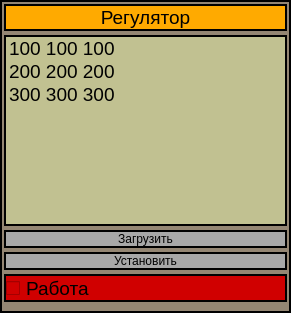
<?xml version="1.0" encoding="UTF-8"?>
<ui version="4.0">
 <class>PIDWIndow</class>
 <widget class="QWidget" name="PIDWIndow">
  <property name="geometry">
   <rect>
    <x>0</x>
    <y>0</y>
    <width>291</width>
    <height>313</height>
   </rect>
  </property>
  <property name="minimumSize">
   <size>
    <width>280</width>
    <height>300</height>
   </size>
  </property>
  <property name="windowTitle">
   <string>PIDWIndow</string>
  </property>
  <property name="styleSheet">
   <string notr="true">QWidget
{
border: 2px solid line black;
	background-color: rgb(148, 134, 115);
	font: 14pt &quot;Sans Serif&quot;;
}
QLineEdit
{
border: 2px solid line black;
	
	background-color: rgb(227, 227, 227);
}</string>
  </property>
  <layout class="QGridLayout" name="gridLayout">
   <property name="leftMargin">
    <number>4</number>
   </property>
   <property name="topMargin">
    <number>4</number>
   </property>
   <property name="rightMargin">
    <number>4</number>
   </property>
   <property name="spacing">
    <number>4</number>
   </property>
   <item row="0" column="0">
    <widget class="QLabel" name="label">
     <property name="sizePolicy">
      <sizepolicy hsizetype="Minimum" vsizetype="Minimum">
       <horstretch>0</horstretch>
       <verstretch>0</verstretch>
      </sizepolicy>
     </property>
     <property name="font">
      <font>
       <pointsize>14</pointsize>
       <italic>false</italic>
       <bold>false</bold>
      </font>
     </property>
     <property name="styleSheet">
      <string notr="true">QLabel
{
border: 2px solid line black;
	
	background-color: rgb(255, 170, 0);
}</string>
     </property>
     <property name="text">
      <string>Регулятор</string>
     </property>
     <property name="alignment">
      <set>Qt::AlignCenter</set>
     </property>
    </widget>
   </item>
   <item row="4" column="0">
    <widget class="QPushButton" name="ButSetPIDParam">
     <property name="sizePolicy">
      <sizepolicy hsizetype="Minimum" vsizetype="Minimum">
       <horstretch>0</horstretch>
       <verstretch>0</verstretch>
      </sizepolicy>
     </property>
     <property name="styleSheet">
      <string notr="true">QPushButton
{
background-color: rgb(168, 168, 168);
}



QPushButton:pressed
{

 
	
	background-color: qlineargradient(spread:pad, x1:0.025, y1:0.00568182, x2:1, y2:1, stop:0 rgba(0, 170, 18, 255), stop:1 rgba(255, 255, 255, 255));

}</string>
     </property>
     <property name="text">
      <string>Установить</string>
     </property>
    </widget>
   </item>
   <item row="3" column="0">
    <widget class="QPushButton" name="butLoadPreference">
     <property name="sizePolicy">
      <sizepolicy hsizetype="Minimum" vsizetype="Maximum">
       <horstretch>0</horstretch>
       <verstretch>0</verstretch>
      </sizepolicy>
     </property>
     <property name="styleSheet">
      <string notr="true">QPushButton
{
background-color: rgb(168, 168, 168);
}



QPushButton:pressed
{

 
	
	background-color: qlineargradient(spread:pad, x1:0.025, y1:0.00568182, x2:1, y2:1, stop:0 rgba(0, 170, 18, 255), stop:1 rgba(255, 255, 255, 255));

}</string>
     </property>
     <property name="text">
      <string>Загрузить</string>
     </property>
    </widget>
   </item>
   <item row="5" column="0">
    <widget class="QCheckBox" name="checkWorkBlock">
     <property name="sizePolicy">
      <sizepolicy hsizetype="Minimum" vsizetype="Fixed">
       <horstretch>0</horstretch>
       <verstretch>0</verstretch>
      </sizepolicy>
     </property>
     <property name="font">
      <font>
       <pointsize>14</pointsize>
       <italic>false</italic>
       <bold>false</bold>
      </font>
     </property>
     <property name="styleSheet">
      <string notr="true">QCheckBox
{
border: 2px solid line black;
	
	
	background-color: rgb(208, 0, 0);
}

QCheckBox::checked
{
border: 2px solid line black;
	
	background-color: rgb(85, 170, 0);
}</string>
     </property>
     <property name="text">
      <string>Работа</string>
     </property>
    </widget>
   </item>
   <item row="2" column="0">
    <widget class="QListWidget" name="listPIDPreference">
     <property name="sizePolicy">
      <sizepolicy hsizetype="Preferred" vsizetype="Expanding">
       <horstretch>0</horstretch>
       <verstretch>0</verstretch>
      </sizepolicy>
     </property>
     <property name="font">
      <font>
       <pointsize>14</pointsize>
       <italic>false</italic>
       <bold>false</bold>
      </font>
     </property>
     <property name="styleSheet">
      <string notr="true">QListWidget
{
border: 2px solid line black;
	background-color: rgb(193, 193, 145);
}</string>
     </property>
     <item>
      <property name="text">
       <string>100 100 100</string>
      </property>
     </item>
     <item>
      <property name="text">
       <string>200 200 200</string>
      </property>
     </item>
     <item>
      <property name="text">
       <string>300 300 300</string>
      </property>
     </item>
    </widget>
   </item>
  </layout>
 </widget>
 <layoutdefault spacing="6" margin="11"/>
 <resources/>
 <connections/>
</ui>
